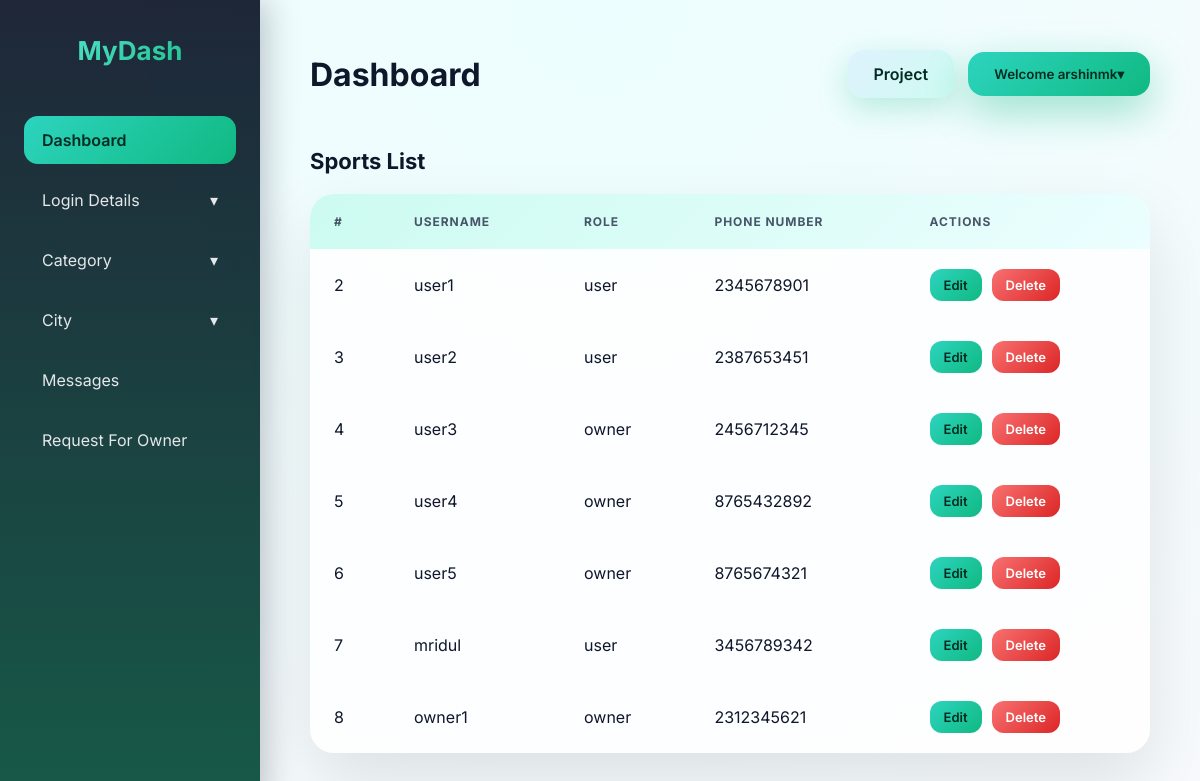
Screenshot of /AdminApp/user_details/ (signed in) with the database file from the repository.
### AdminApp/models.py (models this page shows)
class User(AbstractUser):
    ROLE_CHOICES = [
        ('user', 'User'),
        ('owner', 'Owner'),
        ('admin', 'Admin')
    ]
    phone_number = models.CharField(max_length=15,null=True,blank=True)
    role = models.CharField(max_length=10, choices=ROLE_CHOICES)

### AdminApp/decorators.py (the view)
    def wrapper(request, *args, **kwargs):
        if not request.user.is_authenticated:
            messages.error(request, "Please login as admin.")
            return redirect(admin_login)
        if request.user.role != "admin" and not request.user.is_superuser:
            messages.error(request, "You are not authorized to access admin panel.")
            return redirect("home")
        return view_func(request, *args, **kwargs)

### AdminApp/views.py (called while the page is built)
@admin_required
def user_details(request):
    item = User.objects.filter(role__in=['user', 'owner'])
    return render(request,"User_Details.html",{"item":item})

### AdminApp/templates/User_Details.html (shortened to what this page needs)
{% extends 'Dashboard.html' %}
{% block content %}
<html lang="en">
<head>
</head>
<body>
  <section class="table-section">
  <h2>Sports List</h2>
  <table class="sport-table">
    <thead>
      <tr>
        <th>#</th>
        <th>Username</th>
        <th>Role</th>
        <th>Phone Number</th>
        <th>Actions</th>
      </tr>
    </thead>
    <tbody>
    {% for i in item %}
      <tr>
        <td>{{i.id}}</td>
        <td>{{i.username}}</td>
        <td>{{i.role}}</td>
        <td>{{i.phone_number}}</td>
        <td class="actions">
          <a href="{% url 'edit_user' user_id=i.id %}"><button class="btn-edit">Edit</button></a>
          <a href="#"><button onclick="return confirm('Do you Want to delete this User?');"
                              class="btn-delete">Delete</button></a>
        </td>
      </tr>
    {% endfor %}
    </tbody>
  </table>
</section>
</body>
</html>
{% endblock %}

### AdminApp/templates/Dashboard.html (shortened to what this page needs)
<!DOCTYPE html>
{% load static %}
<html lang="en">
<head>
  <link rel="stylesheet" href="{% static 'dash/css/style.css' %}">
</head>
<body>
  <div class="dashboard">
    <aside class="sidebar">
      <h2 class="logo">MyDash</h2>
      <nav>
        <ul class="menu">
          <a href="{% url 'dashboard' %}" ><li class="menu-item active">Dashboard</li></a>
          <li class="menu-item has-dropdown">
            <div class="dropdown-toggle">
              Login Details
              <span class="arrow">▾</span>
            </div>
          </li>
          <li class="menu-item has-dropdown">
            <div class="dropdown-toggle">
              Category
              <span class="arrow">▾</span>
            </div>
          </li>
          <li class="menu-item has-dropdown">
            <div class="dropdown-toggle">
              City
              <span class="arrow">▾</span>
            </div>
          </li>
          <li class="menu-item has-dropdown">
            <a href="{% url 'message_details' %}">
              <div class="dropdown-toggle">
              Messages
            </div>
            </a>
          </li>
          <li class="menu-item has-dropdown">
            <a href="{% url 'request_for_owner' %}">
              <div class="dropdown-toggle">
              Request For Owner
            </div>
            </a>
          </li>
        </ul>
      </nav>
    </aside>
    <main class="main">
<header class="header">
  <h1>Dashboard</h1>
  <div class="header-actions">
    <a href="{% url 'home' %}" class="btn btn-soft">Project</a>
    <div class="btn-dropdown">
      <button class="btn dropdown-btn">
        Welcome {{request.user.username}}<span class="arrow">▾</span>
      </button>
    </div>
  </div>
</header>
      {% block content %}{% endblock %}
</body>
</html>

### AdminApp/static/dash/css/style.css (style rules this page uses)
* { margin: 0; padding: 0; box-sizing: border-box; font-family: "Inter", system-ui, sans-serif; }
body { background: radial-gradient(circle at top, #ecfeff, #f8fafc); color: #0f172a; }
.dashboard { display: flex; min-height: 100vh; }
.sidebar { width: 260px; background: linear-gradient(180deg, #0f172aee, #064e3bee); backdrop-filter: blur(8px); color: #e5e7eb; padding: 35px 24px; box-shadow: 6px 0 30px rgba(15, 23, 42, 0.25); }
.sidebar a { text-decoration: none; color: inherit; display: block; }
.logo { font-size: 26px; font-weight: 700; margin-bottom: 50px; text-align: center; background: linear-gradient(135deg, #5eead4, #10b981); -webkit-background-clip: text; color: transparent; }
.menu { list-style: none; }
.menu-item { padding: 14px 18px; border-radius: 14px; margin-bottom: 12px; cursor: pointer; transition: all 0.3s ease; }
.menu-item.active { background: linear-gradient(135deg, #2dd4bf, #10b981); color: #022c22; font-weight: 600; }
.dropdown-toggle { display: flex; justify-content: space-between; align-items: center; }
.arrow { transition: transform 0.3s ease; }
.main { flex: 1; padding: 50px; }
.header { display: flex; justify-content: space-between; align-items: center; margin-bottom: 50px; }
.header h1 { font-size: 32px; font-weight: 700; }
.btn { padding: 14px 26px; border: none; border-radius: 16px; font-weight: 600; cursor: pointer; background: linear-gradient(135deg, #2dd4bf, #10b981); color: #022c22; box-shadow: 0 15px 40px rgba(16,185,129,0.4); transition: all 0.25s ease; }
.table-section h2 { margin-bottom: 20px; font-size: 22px; }
table { width: 100%; border-spacing: 0; background: rgba(255,255,255,0.85); border-radius: 24px; overflow: hidden; box-shadow: 0 30px 70px rgba(0,0,0,0.1); }
thead { background: linear-gradient(135deg, #ccfbf1, #ecfeff); }
th, td { padding: 20px 24px; text-align: left; }
th { font-size: 12px; letter-spacing: 0.08em; text-transform: uppercase; color: #475569; }
.actions { display: flex; gap: 10px; }
.btn-edit, .btn-delete { padding: 8px 14px; border-radius: 12px; border: none; font-size: 13px; font-weight: 600; cursor: pointer; transition: all 0.25s ease; }
.btn-edit { background: linear-gradient(135deg, #2dd4bf, #10b981); color: #022c22; }
.btn-delete { background: linear-gradient(135deg, #f87171, #dc2626); color: #ffffff; }

### AdminApp/templates/Dashboard.html (style rules this page uses)
.header-actions { display: flex; gap: 14px; align-items: center; }
.btn-soft { background: linear-gradient(135deg, #e0f2fe, #ccfbf1); color: #022c22; box-shadow: 0 10px 30px rgba(16,185,129,0.25); text-decoration:none }
.btn-dropdown { position: relative; }
.btn-dropdown { position: relative; z-index: 1000; }

### rows the page displays
User: user.username "arshinmk"
User: id "2", username "user1", role "user", phone_number "2345678901"
User: id "3", username "user2", role "user", phone_number "2387653451"
User: id "4", username "user3", role "owner", phone_number "2456712345"
User: id "5", username "user4", role "owner", phone_number "8765432892"
User: id "6", username "user5", role "owner", phone_number "8765674321"
User: id "7", username "mridul", role "user", phone_number "3456789342"
User: id "8", username "owner1", role "owner", phone_number "2312345621"
